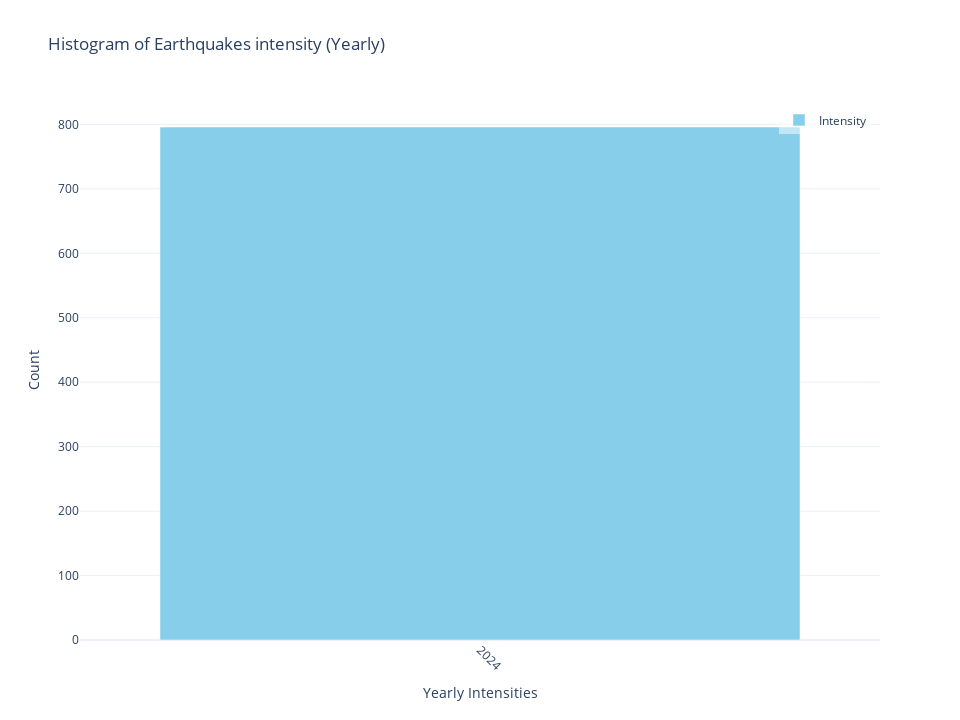

This figure's notebook cell:
### Markdown cell above
**A. Yearly, Monthly, and Weekly Intensities**

If you have a long period dataset that spans months or years, the `plot_intensity` class method provides you options to view earthquake intensities at yearly and monthly intervals, allowing you to analyze the historical trends in your earthquake data over time.

### Code cell
# Plot earthquakes intensity by Year
lqt_ready_2.plot_intensity(interval='yearly')

### Figure 1 — Plotly figure (JSON) as saved in the notebook; plotly's stock layout.template omitted (floating-point values rounded to 4 significant figures)
{"data": [{"marker": {"color": "skyblue"}, "name": "Intensity", "type": "bar", "x": ["2024"], "y": [796]}], "layout": {"bargap": 0.2, "height": 720, "legend": {"bgcolor": "rgba(255,255,255,0.5)", "x": 0.99, "xanchor": "right", "y": 0.99, "yanchor": "top"}, "showlegend": true, "title": {"text": "Histogram of Earthquakes intensity (Yearly)"}, "width": 960, "xaxis": {"tickangle": 45, "title": {"text": "Yearly Intensities"}}, "yaxis": {"title": {"text": "Count"}}}}
